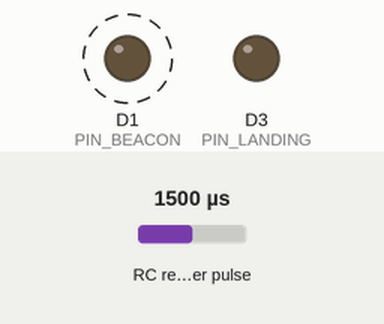
A sketch run on a simulated Seeed XIAO (SAMD21). On the bench: output pins drawn as LEDs (lit = HIGH). Wiring (inferred from the names in the program): RC receiver channel: data D0. Dashed ring = blinking. The inputs (shaded band) are chosen by the test bench; at power-on: RC receiver pulse 1500 µs. Pins used as bus, display or sensor lines are not drawn.

Above: at 1.2 s.
1.3 s: RC receiver pulse set to 1516 µs
At 2.8 s:
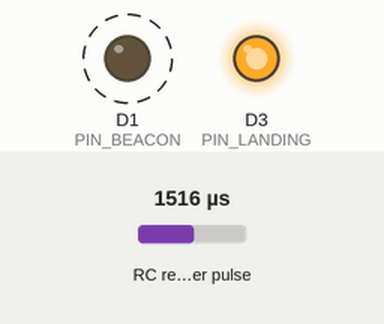
4.3 s: RC receiver pulse set to 1020 µs
At 5.6 s:
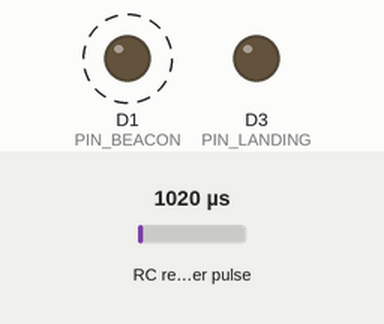
7.3 s: RC receiver pulse set to 1750 µs
At 8.8 s:
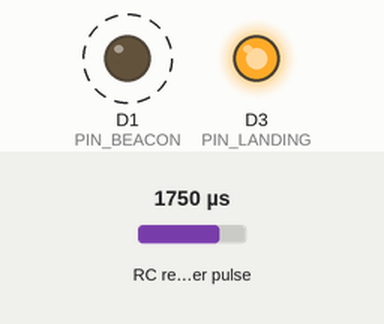
10.3 s: RC receiver pulse set to 1250 µs
At 11.8 s:
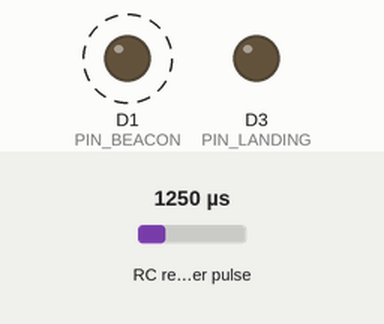
Timing chart, 0 to 14.3 s (numbered marks = the images above; inputs shaded):
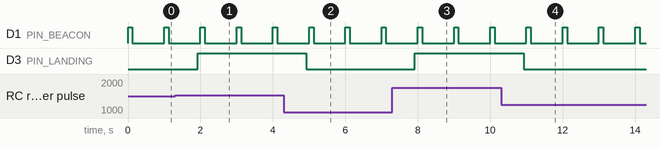

Measured:
- the behaviour switches between 1500 and 1501 µs on RC receiver pulse (found by bisection; images 0 and 1)
- after the input at 1.3 s, D3 (PIN_LANDING): LOW → HIGH after 0.62 s
- after the input at 4.3 s, D3 (PIN_LANDING): HIGH → LOW after 0.62 s
- after the input at 7.3 s, D3 (PIN_LANDING): LOW → HIGH after 0.62 s
- after the input at 10.3 s, D3 (PIN_LANDING): HIGH → LOW after 0.62 s
- by itself, D1 (PIN_BEACON): alternates HIGH for 0.12 s and LOW for 0.88 s

The sketch:

cl415_lights.ino
```cpp
// CL-415 RC – jelzőfény-vezérlő
// Board: Seeed XIAO RP2040 (Arduino IDE, "Raspberry Pi Pico/RP2040" core, Earle Philhower)
//
// Bemenet:  D0 – CH5 (futómű) PWM jel a vevőtől, Y-kábelen, feszültségosztón át (4,7k soros / 10k GND)
// Kimenetek (AO3400 MOSFET gate-ekre, 100 ohm soros + 100k lehúzó):
//   D1 – piros villogó (beacon) a törzs tetején
//   D2 – fehér strobe-ok a szárnyvégeken (dupla villanás)
//   D3 – leszállófények (égnek, ha a futó kint van, lágy fel-/lefutással)
// A helyzetfények (piros/zöld/fehér) nem MCU-ról mennek: közvetlenül 5 V-ról, ellenálláson át égnek.

#include <Arduino.h>

// ---- Lábkiosztás ----
const uint8_t PIN_CH5     = D0;
const uint8_t PIN_BEACON  = D1;
const uint8_t PIN_STROBE  = D2;
const uint8_t PIN_LANDING = D3;

// ---- Futómű csatorna ----
const uint16_t GEAR_THRESHOLD_US = 1500;  // a kapcsoló két állása közti határ
const bool     GEAR_DOWN_IS_HIGH = true;  // ha a fény fordítva működik, írd false-ra
const uint32_t SIGNAL_TIMEOUT_MS = 500;   // ennyi jel nélkül -> leszállófény ki

// ---- Villogási minták (ms) ----
const uint16_t BEACON_PERIOD_MS = 1000;   // kb. 60 villanás/perc
const uint16_t BEACON_ON_MS     = 120;

const uint16_t STROBE_PERIOD_MS = 1200;   // dupla villanás 1,2 s-onként
const uint16_t STROBE_FLASH_MS  = 50;
const uint16_t STROBE_GAP_MS    = 80;
const uint16_t STROBE_OFFSET_MS = 500;    // eltolva a beacon-hoz képest

const uint16_t LANDING_FADE_MS  = 600;    // leszállófény fel-/lefutás ideje

// ---- CH5 pulzusmérés megszakításból ----
volatile uint32_t riseUs      = 0;
volatile uint16_t pulseUs     = 0;
volatile uint32_t lastPulseMs = 0;

void onCh5Change() {
  uint32_t now = micros();
  if (digitalRead(PIN_CH5)) {
    riseUs = now;
  } else {
    uint32_t w = now - riseUs;
    if (w >= 800 && w <= 2200) {          // csak érvényes szervójel
      pulseUs = (uint16_t)w;
      lastPulseMs = millis();
    }
  }
}

void setup() {
  pinMode(PIN_CH5, INPUT);
  pinMode(PIN_BEACON, OUTPUT);
  pinMode(PIN_STROBE, OUTPUT);
  pinMode(PIN_LANDING, OUTPUT);
  digitalWrite(PIN_BEACON, LOW);
  digitalWrite(PIN_STROBE, LOW);
  analogWrite(PIN_LANDING, 0);
  attachInterrupt(digitalPinToInterrupt(PIN_CH5), onCh5Change, CHANGE);
}

void loop() {
  uint32_t now = millis();

  // Beacon: rövid piros villanás másodpercenként
  digitalWrite(PIN_BEACON, (now % BEACON_PERIOD_MS) < BEACON_ON_MS);

  // Strobe: dupla fehér villanás
  uint32_t s = (now + STROBE_OFFSET_MS) % STROBE_PERIOD_MS;
  bool strobeOn = (s < STROBE_FLASH_MS) ||
                  (s >= STROBE_FLASH_MS + STROBE_GAP_MS &&
                   s <  2 * STROBE_FLASH_MS + STROBE_GAP_MS);
  digitalWrite(PIN_STROBE, strobeOn);

  // Futómű állapot a CH5-ből
  noInterrupts();
  uint16_t p    = pulseUs;
  uint32_t last = lastPulseMs;
  interrupts();

  // Az időt a pillanatkép UTÁN olvassuk: ha a megszakítás közben frissítette
  // a lastPulseMs-t, a "most - utolsó" különbség így nem fordulhat át negatívba.
  uint32_t nowSig   = millis();
  bool     signalOk = (p != 0) && (nowSig - last) < SIGNAL_TIMEOUT_MS;
  bool gearDown = signalOk && ((p > GEAR_THRESHOLD_US) == GEAR_DOWN_IS_HIGH);

  // Leszállófény lágy fel-/lefutással
  static float    level = 0.0f;
  static uint32_t lastT = 0;
  uint32_t dt = now - lastT;
  lastT = now;
  float stepAmt = dt * 255.0f / LANDING_FADE_MS;
  float target  = gearDown ? 255.0f : 0.0f;
  if (level < target) level = min(level + stepAmt, target);
  else if (level > target) level = max(level - stepAmt, target);
  analogWrite(PIN_LANDING, (int)level);

  delay(2);
}
```
